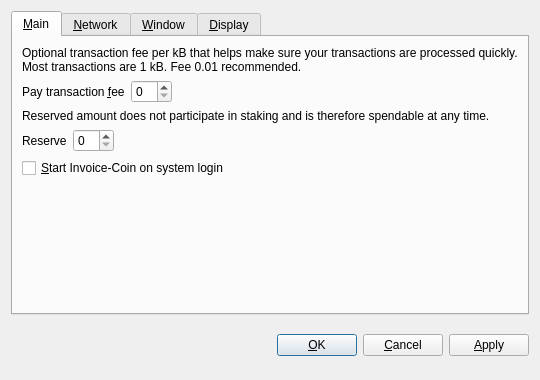
<?xml version="1.0" encoding="UTF-8"?>
<ui version="4.0">
 <class>OptionsDialog</class>
 <widget class="QDialog" name="OptionsDialog">
  <property name="geometry">
   <rect>
    <x>0</x>
    <y>0</y>
    <width>540</width>
    <height>380</height>
   </rect>
  </property>
  <property name="windowTitle">
   <string>Options</string>
  </property>
  <property name="styleSheet">
   <string notr="true"/>
  </property>
  <property name="modal">
   <bool>true</bool>
  </property>
  <layout class="QVBoxLayout" name="verticalLayout">
   <item>
    <widget class="QTabWidget" name="tabWidget">
     <property name="tabPosition">
      <enum>QTabWidget::North</enum>
     </property>
     <property name="currentIndex">
      <number>0</number>
     </property>
     <widget class="QWidget" name="tabMain">
      <attribute name="title">
       <string>&amp;Main</string>
      </attribute>
      <layout class="QGridLayout" name="gridLayout">
       <item row="0" column="0" colspan="2">
        <widget class="QLabel" name="transactionFeeInfoLabel">
         <property name="text">
          <string>Optional transaction fee per kB that helps make sure your transactions are processed quickly. Most transactions are 1 kB. Fee 0.01 recommended.</string>
         </property>
         <property name="textFormat">
          <enum>Qt::PlainText</enum>
         </property>
         <property name="wordWrap">
          <bool>true</bool>
         </property>
        </widget>
       </item>
       <item row="1" column="0">
        <layout class="QHBoxLayout" name="horizontalLayoutFee">
         <item>
          <widget class="QLabel" name="transactionFeeLabel">
           <property name="text">
            <string>Pay transaction &amp;fee</string>
           </property>
           <property name="textFormat">
            <enum>Qt::PlainText</enum>
           </property>
           <property name="buddy">
            <cstring>transactionFee</cstring>
           </property>
          </widget>
         </item>
         <item>
          <widget class="InvoiceCoinAmountField" name="transactionFee"/>
         </item>
         <item>
          <spacer name="horizontalSpacerFee">
           <property name="orientation">
            <enum>Qt::Horizontal</enum>
           </property>
           <property name="sizeHint" stdset="0">
            <size>
             <width>40</width>
             <height>20</height>
            </size>
           </property>
          </spacer>
         </item>
        </layout>
       </item>
       <item row="2" column="0" colspan="2">
        <widget class="QLabel" name="reserveBalanceInfoLabel">
         <property name="text">
          <string>Reserved amount does not participate in staking and is therefore spendable at any time.</string>
         </property>
         <property name="textFormat">
          <enum>Qt::PlainText</enum>
         </property>
         <property name="wordWrap">
          <bool>true</bool>
         </property>
        </widget>
       </item>
       <item row="3" column="0">
        <layout class="QHBoxLayout" name="horizontalLayoutReserveBalance">
         <item>
          <widget class="QLabel" name="reserveBalanceLabel">
           <property name="text">
            <string>Reserve</string>
           </property>
           <property name="textFormat">
            <enum>Qt::PlainText</enum>
           </property>
           <property name="buddy">
            <cstring>reserveBalance</cstring>
           </property>
          </widget>
         </item>
         <item>
          <widget class="InvoiceCoinAmountField" name="reserveBalance"/>
         </item>
         <item>
          <spacer name="horizontalSpacerReserveBalance">
           <property name="orientation">
            <enum>Qt::Horizontal</enum>
           </property>
           <property name="sizeHint" stdset="0">
            <size>
             <width>40</width>
             <height>20</height>
            </size>
           </property>
          </spacer>
         </item>
        </layout>
       </item>
       <item row="4" column="0">
        <widget class="QCheckBox" name="bitcoinAtStartup">
         <property name="toolTip">
          <string>Automatically start Invoice-Coin after logging in to the system.</string>
         </property>
         <property name="text">
          <string>&amp;Start Invoice-Coin on system login</string>
         </property>
        </widget>
       </item>
       <item row="5" column="0">
        <spacer name="verticalSpacer_Main">
         <property name="orientation">
          <enum>Qt::Vertical</enum>
         </property>
         <property name="sizeHint" stdset="0">
          <size>
           <width>20</width>
           <height>40</height>
          </size>
         </property>
        </spacer>
       </item>
      </layout>
     </widget>
     <widget class="QWidget" name="tabNetwork">
      <attribute name="title">
       <string>&amp;Network</string>
      </attribute>
      <layout class="QVBoxLayout" name="verticalLayout_Network">
       <item>
        <widget class="QCheckBox" name="mapPortUpnp">
         <property name="toolTip">
          <string>Automatically open the Invoice-Coin client port on the router. This only works when your router supports UPnP and it is enabled.</string>
         </property>
         <property name="text">
          <string>Map port using &amp;UPnP</string>
         </property>
        </widget>
       </item>
       <item>
        <widget class="QCheckBox" name="connectSocks">
         <property name="toolTip">
          <string>Connect to the Invoice-Coin network through a SOCKS5 proxy (e.g. when connecting through Tor).</string>
         </property>
         <property name="text">
          <string>&amp;Connect through SOCKS5 proxy:</string>
         </property>
        </widget>
       </item>
       <item>
        <layout class="QHBoxLayout" name="horizontalLayout_Network">
         <item>
          <widget class="QLabel" name="proxyIpLabel">
           <property name="text">
            <string>Proxy &amp;IP:</string>
           </property>
           <property name="textFormat">
            <enum>Qt::PlainText</enum>
           </property>
           <property name="buddy">
            <cstring>proxyIp</cstring>
           </property>
          </widget>
         </item>
         <item>
          <widget class="QValidatedLineEdit" name="proxyIp">
           <property name="maximumSize">
            <size>
             <width>140</width>
             <height>16777215</height>
            </size>
           </property>
           <property name="toolTip">
            <string>IP address of the proxy (e.g. 127.0.0.1)</string>
           </property>
          </widget>
         </item>
         <item>
          <widget class="QLabel" name="proxyPortLabel">
           <property name="text">
            <string>&amp;Port:</string>
           </property>
           <property name="textFormat">
            <enum>Qt::PlainText</enum>
           </property>
           <property name="buddy">
            <cstring>proxyPort</cstring>
           </property>
          </widget>
         </item>
         <item>
          <widget class="QLineEdit" name="proxyPort">
           <property name="maximumSize">
            <size>
             <width>55</width>
             <height>16777215</height>
            </size>
           </property>
           <property name="toolTip">
            <string>Port of the proxy (e.g. 9050)</string>
           </property>
          </widget>
         </item>
         <item>
          <spacer name="horizontalSpacer_Network">
           <property name="orientation">
            <enum>Qt::Horizontal</enum>
           </property>
           <property name="sizeHint" stdset="0">
            <size>
             <width>40</width>
             <height>20</height>
            </size>
           </property>
          </spacer>
         </item>
        </layout>
       </item>
       <item>
        <spacer name="verticalSpacer_Network">
         <property name="orientation">
          <enum>Qt::Vertical</enum>
         </property>
         <property name="sizeHint" stdset="0">
          <size>
           <width>20</width>
           <height>40</height>
          </size>
         </property>
        </spacer>
       </item>
      </layout>
     </widget>
     <widget class="QWidget" name="tabWindow">
      <attribute name="title">
       <string>&amp;Window</string>
      </attribute>
      <layout class="QVBoxLayout" name="verticalLayout_Window">
       <item>
        <widget class="QCheckBox" name="minimizeToTray">
         <property name="toolTip">
          <string>Show only a tray icon after minimizing the window.</string>
         </property>
         <property name="text">
          <string>&amp;Minimize to the tray instead of the taskbar</string>
         </property>
        </widget>
       </item>
       <item>
        <widget class="QCheckBox" name="minimizeOnClose">
         <property name="toolTip">
          <string>Minimize instead of exit the application when the window is closed. When this option is enabled, the application will be closed only after selecting Quit in the menu.</string>
         </property>
         <property name="text">
          <string>M&amp;inimize on close</string>
         </property>
        </widget>
       </item>
       <item>
        <spacer name="verticalSpacer_Window">
         <property name="orientation">
          <enum>Qt::Vertical</enum>
         </property>
         <property name="sizeHint" stdset="0">
          <size>
           <width>20</width>
           <height>40</height>
          </size>
         </property>
        </spacer>
       </item>
      </layout>
     </widget>
     <widget class="QWidget" name="tabDisplay">
      <attribute name="title">
       <string>&amp;Display</string>
      </attribute>
      <layout class="QVBoxLayout" name="verticalLayout_Display">
       <item>
        <layout class="QHBoxLayout" name="horizontalLayout_1_Display">
         <item>
          <widget class="QLabel" name="langLabel">
           <property name="text">
            <string>User Interface &amp;language:</string>
           </property>
           <property name="textFormat">
            <enum>Qt::PlainText</enum>
           </property>
           <property name="buddy">
            <cstring>lang</cstring>
           </property>
          </widget>
         </item>
         <item>
          <widget class="QValueComboBox" name="lang">
           <property name="toolTip">
            <string>The user interface language can be set here. This setting will take effect after restarting Invoice-Coin.</string>
           </property>
          </widget>
         </item>
        </layout>
       </item>
       <item>
        <layout class="QHBoxLayout" name="horizontalLayout_2_Display">
         <item>
          <widget class="QLabel" name="unitLabel">
           <property name="text">
            <string>&amp;Unit to show amounts in:</string>
           </property>
           <property name="textFormat">
            <enum>Qt::PlainText</enum>
           </property>
           <property name="buddy">
            <cstring>unit</cstring>
           </property>
          </widget>
         </item>
         <item>
          <widget class="QValueComboBox" name="unit">
           <property name="toolTip">
            <string>Choose the default subdivision unit to show in the interface and when sending coins.</string>
           </property>
          </widget>
         </item>
        </layout>
       </item>
       <item>
        <widget class="QCheckBox" name="coinControlFeatures">
         <property name="toolTip">
          <string>Whether to show coin control features or not.</string>
         </property>
         <property name="text">
          <string>Display coin &amp;control features (experts only!)</string>
         </property>
        </widget>
       </item>
       <item>
        <widget class="QCheckBox" name="useBlackTheme">
         <property name="text">
          <string>Use black visual theme (requires restart)</string>
         </property>
        </widget>
       </item>
       <item>
        <spacer name="verticalSpacer_Display">
         <property name="orientation">
          <enum>Qt::Vertical</enum>
         </property>
         <property name="sizeHint" stdset="0">
          <size>
           <width>20</width>
           <height>40</height>
          </size>
         </property>
        </spacer>
       </item>
      </layout>
     </widget>
    </widget>
   </item>
   <item>
    <layout class="QHBoxLayout" name="horizontalLayout_Buttons">
     <item>
      <spacer name="horizontalSpacer_1">
       <property name="orientation">
        <enum>Qt::Horizontal</enum>
       </property>
       <property name="sizeHint" stdset="0">
        <size>
         <width>40</width>
         <height>48</height>
        </size>
       </property>
      </spacer>
     </item>
     <item>
      <widget class="QLabel" name="statusLabel">
       <property name="font">
        <font>
         <weight>75</weight>
         <bold>true</bold>
        </font>
       </property>
       <property name="text">
        <string/>
       </property>
       <property name="textFormat">
        <enum>Qt::PlainText</enum>
       </property>
       <property name="wordWrap">
        <bool>true</bool>
       </property>
      </widget>
     </item>
     <item>
      <spacer name="horizontalSpacer_2">
       <property name="orientation">
        <enum>Qt::Horizontal</enum>
       </property>
       <property name="sizeHint" stdset="0">
        <size>
         <width>40</width>
         <height>48</height>
        </size>
       </property>
      </spacer>
     </item>
     <item>
      <widget class="QPushButton" name="okButton">
       <property name="text">
        <string>&amp;OK</string>
       </property>
      </widget>
     </item>
     <item>
      <widget class="QPushButton" name="cancelButton">
       <property name="text">
        <string>&amp;Cancel</string>
       </property>
       <property name="autoDefault">
        <bool>false</bool>
       </property>
      </widget>
     </item>
     <item>
      <widget class="QPushButton" name="applyButton">
       <property name="text">
        <string>&amp;Apply</string>
       </property>
       <property name="autoDefault">
        <bool>false</bool>
       </property>
      </widget>
     </item>
    </layout>
   </item>
  </layout>
 </widget>
 <customwidgets>
  <customwidget>
   <class>InvoiceCoinAmountField</class>
   <extends>QSpinBox</extends>
   <header>bitcoinamountfield.h</header>
   <container>1</container>
  </customwidget>
  <customwidget>
   <class>QValueComboBox</class>
   <extends>QComboBox</extends>
   <header>qvaluecombobox.h</header>
  </customwidget>
  <customwidget>
   <class>QValidatedLineEdit</class>
   <extends>QLineEdit</extends>
   <header>qvalidatedlineedit.h</header>
  </customwidget>
 </customwidgets>
 <resources/>
 <connections/>
</ui>
